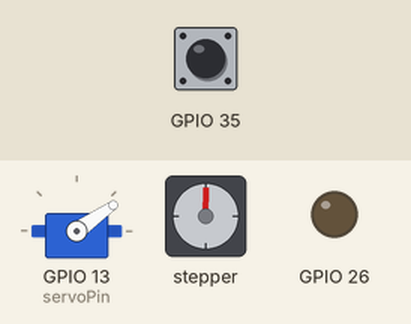
Recording of a sketch running on a simulated ESP32. Parts: servo, stepper motor, output pins drawn as LEDs (lit = HIGH). The inputs (shaded band) are chosen by the test bench; at power-on: GPIO 35 HIGH. Stepper angles assume 4096 steps per turn.

Above: at 1.2 s.
1.3 s: GPIO 35 pulled LOW for 1 s
At 1.68 s:
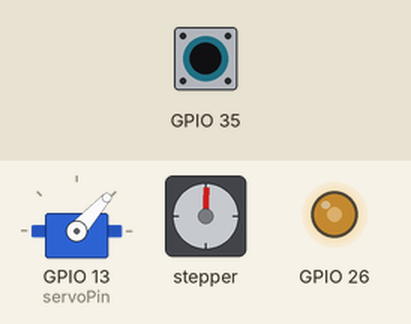
4.3 s: GPIO 35 pulled LOW for 3.2 s
At 4.45 s:
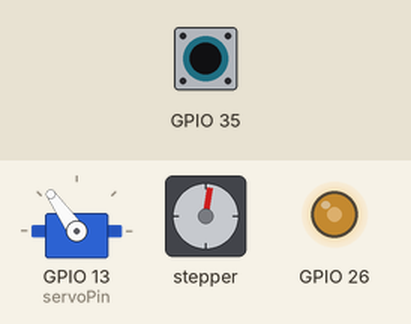
9.0 s: GPIO 35 pulled LOW for 1 s
At 9.34 s:
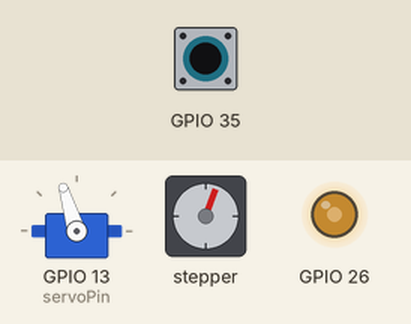
12.0 s: GPIO 35 pulled LOW for 3.2 s
At 12.41 s:
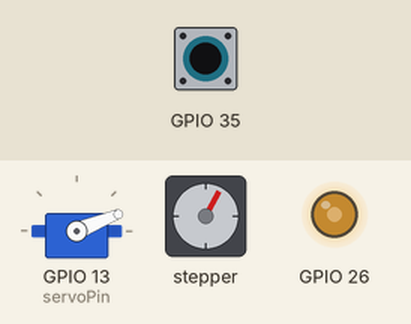
16.7 s: GPIO 35 pulled LOW for 1 s
At 17.01 s:
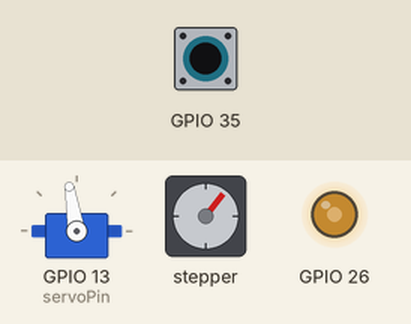
19.7 s: GPIO 35 pulled LOW for 0.15 s
At 20.11 s:
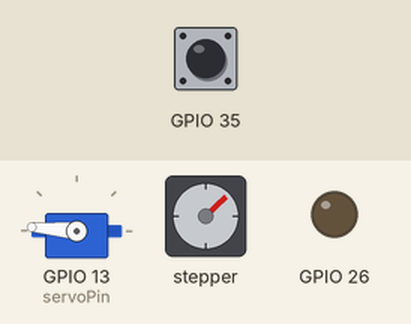
Timing chart, 0 to 26.1 s (numbered marks = the images above; inputs shaded):
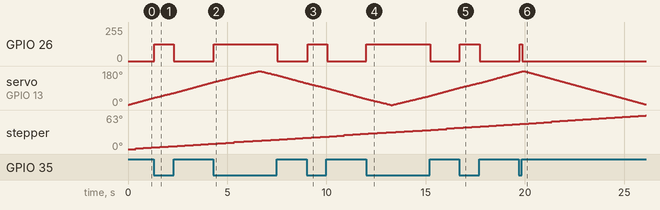

Measured:
- after the input at 1.3 s, GPIO 26: 0/255 → 125/255 at once, → 0/255 0.99 s later
- after the input at 4.3 s, GPIO 26: 0/255 → 125/255 at once, → 0/255 3.2 s later
- after the input at 9.0 s, GPIO 26: 0/255 → 125/255 after 0.05 s, → 0/255 0.99 s later
- after the input at 12.0 s, GPIO 26: 0/255 → 125/255 at once, → 0/255 3.2 s later
- after the input at 16.7 s, GPIO 26: 0/255 → 125/255 at once, → 0/255 1.0 s later
- after the input at 19.7 s, GPIO 26: 0/255 → 125/255 at once, → 0/255 0.13 s later
- by itself, servo on GPIO 13 (servoPin): rises from 174° to 180° in 0.19 s, then falls to 3° in 6.2 s

The sketch:

MotorTesting.ino
```cpp
#include <Stepper.h>
#include <ESP32Servo.h>

int stepsPerRev = 4096;

Stepper mystepper(stepsPerRev, 32,25,33,27);

Servo myServo;

int pos = 1;
int posStep = 1;

int servoPin = 13;

int stepCount = 0;
int turn = 0;

void setup() {
  // put your setup code here, to run once:
  pinMode(32, OUTPUT);
  pinMode(33, OUTPUT);
  pinMode(25, OUTPUT);
  pinMode(27, OUTPUT);


  pinMode(13, OUTPUT);

  pinMode(35, INPUT_PULLUP);

  pinMode(26, OUTPUT);

  myServo.setPeriodHertz(50);
  myServo.attach(servoPin);

  myServo.write(1);
}

void loop() {
  // put your main code here, to run repeatedly:
  mystepper.setSpeed(1);

  mystepper.step(1); //1/360th of a rev

  stepCount = (stepCount + 1) % 4096;

  delay(10);


  if(pos == 180){
    posStep = -1 * posStep;
  }
  if(pos == 0){
    posStep = -1 * posStep;
  }

  pos = pos + posStep;
  myServo.write(pos);

  if(digitalRead(35) == LOW){
    delay(15);
    if(digitalRead(35) == LOW){
      analogWrite(26, 125);
    }
  }

  if(digitalRead(35) == HIGH){
    delay(10);
    if(digitalRead(35) == HIGH){
      analogWrite(26, 0);
    }
  }


  /*
  if(stepCount == 4095){
    pos = pos + posStep;
    myServo.write(pos);
    if(pos == 180){
      posStep = posStep * -1;
    }
    if(pos == 0){
      posStep = posStep * -1;
    }
  }
  */
  //delay(5);
}
```
